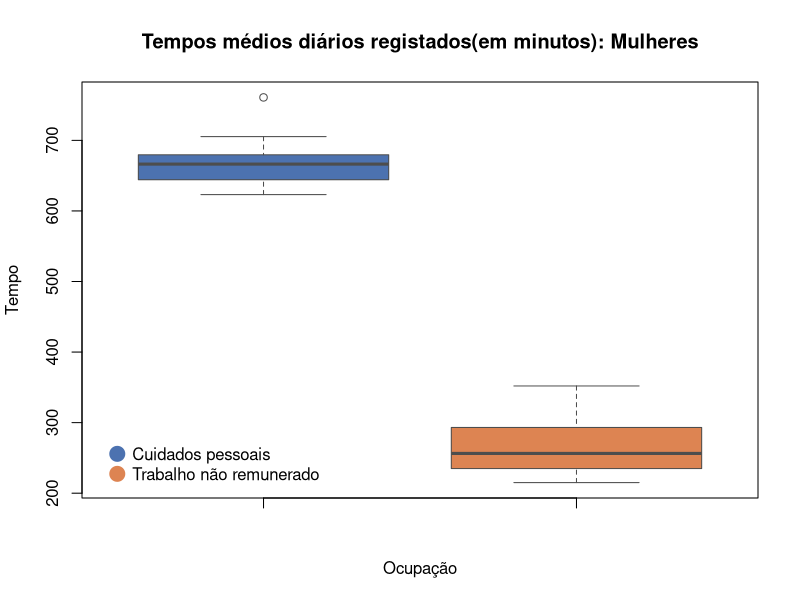
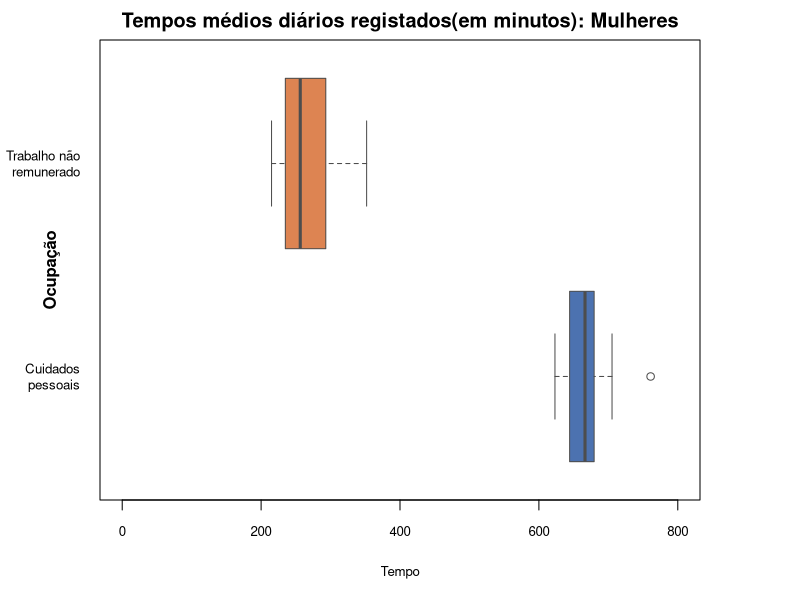

These figures' R source, in order:
setwd("C:\\Users\\diogo\\Desktop\\IST\\2\\2_semestre\\PE\\Projeto\\Exercise2")

#read data from csv file
dataOCDE <- read.csv("TIME_USE_24092022.csv", sep=",", header=TRUE)

#remover dados da África do Sul
dataOCDE <- dataOCDE[dataOCDE$País != "África do Sul", ]

#filtrar dados de modo a apenas ter Mulheres
dataOCDE <- dataOCDE[dataOCDE$Sexo == "Mulheres", ]

#guardar cada ocupação numa variável
TNR <- dataOCDE[dataOCDE$Ocupação == "Trabalho não remunerado", ]
CP <- dataOCDE[dataOCDE$Ocupação == "Cuidados pessoais", ]

averageTime <- data.frame(CP$Tempo, TNR$Tempo)

#OPCAO VERTICAL
#dev.new()
#criar o gráfico
boxplot(averageTime, main = "Tempos médios diários registados(em minutos): Mulheres",
        names = c("", ""), col = c("#4C72B0", "#DD8452"), border = "gray30",
        ylab = "Tempo", xlab = "Ocupação")
legend("bottomleft", legend = c("Cuidados pessoais", "Trabalho não remunerado"),
       col = c("#4C72B0", "#DD8452"), bty = "n", pch = 20, pt.cex = 3,
       cex = 1, horiz = FALSE, inset = c(0.03,0.01))



#OPCAO HORIZONTAL
colnames(averageTime) <- c("Cuidados pessoais", "Trabalho não remunerado")

#dev.new()
#criar o gráfico
par(mar=c(5, 5, 2, 5)) #set margins
boxplot(averageTime, main = "Tempos médios diários registados(em minutos): Mulheres",
        xlab = "Tempo", horizontal = TRUE, col = c("#4C72B0", "#DD8452"), border = "gray30",
        ylim = c(0, 800), yaxt = "n", las = 1, cex.axis = 0.8, cex.lab = 0.8, font.lab = 2)

mtext("Ocupação", side = 2, line = 2, font = 2, cex = 1)
axis(2, at = c(1,2), labels = c("Cuidados\npessoais", "Trabalho não\nremunerado"),
     tick = FALSE, las = 1, cex.axis = 0.8)
